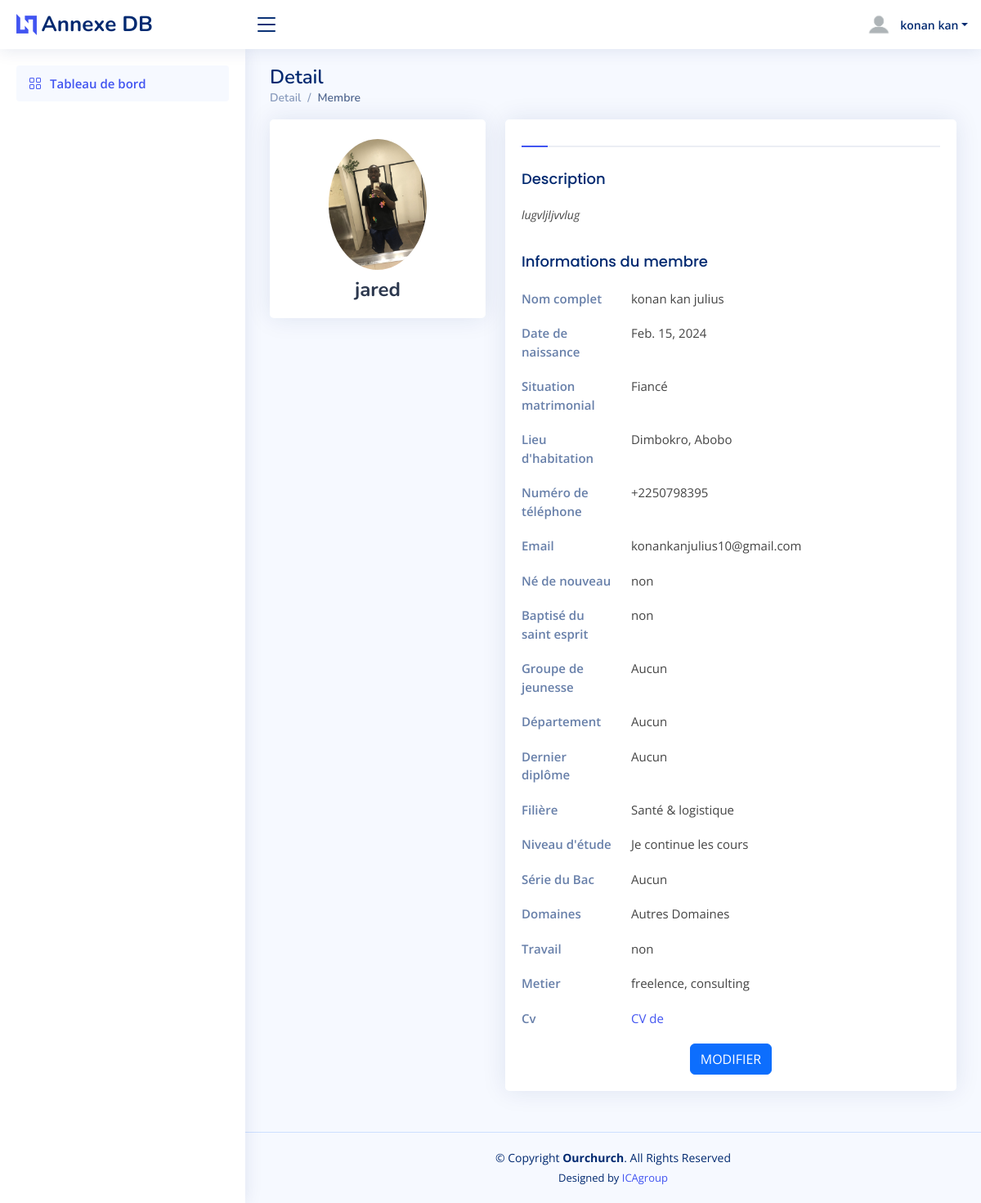
Screenshot of /detail (signed in) with the database file from the repository.
### comptes/models.py (models this page shows)
class professionnal(models.Model):
    user = models.ForeignKey(User ,null=True, blank=True, on_delete=models.CASCADE)
    working = models.CharField(max_length=3)
    jobs = models.CharField(max_length=80)
    jobs_description = models.TextField(blank=True, default=None)
    cv = models.FileField(upload_to='PDF/CV/', null=True)
    image_de_profil = models.ImageField(upload_to='Pictures/profil', null=True)

class Person(models.Model):
    user = models.ForeignKey(User ,null=True, blank=True, on_delete=models.CASCADE)
    birthday = models.DateField(auto_now=False, auto_now_add=False)
    living_town = models.CharField(max_length=50)
    commune = models.CharField(max_length=50)
    number = models.CharField(max_length=10)
    status = models.CharField(max_length=15)
    domaines = models.CharField(max_length=80)
    genre = models.CharField(max_length=10)

class spirit(models.Model):
    user = models.ForeignKey(User ,null=True, blank=True, on_delete=models.CASCADE)
    young_crue = models.CharField(max_length=15)
    department = models.CharField(max_length=50)
    water_baptem = models.CharField(max_length=3)
    spirit_baptem = models.CharField(max_length=3)

class scolaire(models.Model):
    user = models.ForeignKey(User ,null=True, blank=True, on_delete=models.CASCADE)
    school_level = models.CharField(max_length=50)
    last_diplom = models.CharField(max_length=50)
    type_bac = models.CharField(max_length=1)
    fields = models.CharField(max_length=200)

### comptes/views.py (the view)
# urls.py: path('detail',views.detail, name="detail"),
@login_required
def detail(request):
    info_persons = Person.objects.filter(user=request.user)
    info_spirits = spirit.objects.filter(user=request.user)
    info_scolaires = scolaire.objects.filter(user=request.user)
    info_professionnals = professionnal.objects.filter(user=request.user)
    context ={
        'info_persons': info_persons,
        'info_spirits': info_spirits,
        'info_scolaires': info_scolaires,
        'info_professionnals': info_professionnals,
    }
    return render(request, 'pages/detail.html',context)

### comptes/templates/pages/detail.html (shortened to what this page needs)
{% load static %}
{% include 'main/header/header.html' %}
<body>
    <header>
    {% include 'main/menu/menu_user.html' %}
    </header>
    <main id="main" class="main">
        <div class="pagetitle">
          <h1>Detail</h1>
          <nav>
            <ol class="breadcrumb">
              <li class="breadcrumb-item"><a href="{% url 'detail' %}">Detail</a></li>
              <li class="breadcrumb-item active">Membre</li>
            </ol>
          </nav>
        </div>
        <section class="section profile">
          <div class="row">
            <div class="col-xl-4">
                {% for info in info_professionnals  %}
                <div class="card">
                  <div class="card-body profile-card pt-4 d-flex flex-column align-items-center">
                    <img src="/media/{{info.image_de_profil}}" alt="photo-de-profil" class="rounded-circle">
                    <h2>{{user.username}}</h2>
                  </div>
                </div>
                {% endfor %}
            </div>
            <div class="col-xl-8">
              <div class="card">
                <div class="card-body pt-3">
                  <ul class="nav nav-tabs nav-tabs-bordered">
                    <li class="nav-item">
                      <button class="nav-link active" data-bs-toggle="tab" data-bs-target="#profile-overview"></button>
                    </li>
                    <li class="nav-item">
                      <button class="nav-link" data-bs-toggle="tab" data-bs-target="#profile-overview"></button>
                    </li>
                    <li class="nav-item">
                      <button class="nav-link" data-bs-toggle="tab" data-bs-target="#profile-overview"></button>
                    </li>
                    <li class="nav-item">
                      <button class="nav-link" data-bs-toggle="tab" data-bs-target="#profile-overview"></button>
                    </li>
                  </ul>
                  <div class="tab-content pt-2">
                    <div class="tab-pane fade show active profile-overview" id="profile-overview">
                      <h5 class="card-title">Description</h5>
                      {% for info in info_professionnals%}
                      <p class="small fst-italic">{{info.jobs_description}}</p>
                        {% endfor %}
                      <h5 class="card-title">Informations du membre</h5>
                      <div class="row">
                        <div class="col-lg-3 col-md-4 label ">Nom complet</div>
                        <div class="col-lg-9 col-md-8">{{user.last_name}} {{user.first_name}}</div>
                      </div>
                      {%for info in info_persons%}
                      <div class="row">
                        <div class="col-lg-3 col-md-4 label ">Date de naissance</div>
                        <div class="col-lg-9 col-md-8">{{info.birthday}}</div>
                      </div>
                      <div class="row">
                        <div class="col-lg-3 col-md-4 label ">Situation matrimonial</div>
                        <div class="col-lg-9 col-md-8">{{info.status}}</div>
                      </div>
                      <div class="row">
                        <div class="col-lg-3 col-md-4 label">Lieu d'habitation</div>
                        <div class="col-lg-9 col-md-8">{{info.living_town}}, {{info.commune}}</div>
                      </div>
                      <div class="row">
                        <div class="col-lg-3 col-md-4 label">Numéro de téléphone</div>
                        <div class="col-lg-9 col-md-8">{{info.number}}</div>
                      </div>
                      <div class="row">
                        <div class="col-lg-3 col-md-4 label">Email</div>
                        <div class="col-lg-9 col-md-8">{{user.email}}</div>
                      </div>
                      {% endfor %}
                      {% for info in info_spirits%}
                      <div class="row">
                        <div class="col-lg-3 col-md-4 label">Né de nouveau</div>
                        <div class="col-lg-9 col-md-8">{{info.water_baptem}}</div>
                      </div>
                      <div class="row">
                        <div class="col-lg-3 col-md-4 label">Baptisé du saint esprit</div>
                        <div class="col-lg-9 col-md-8">{{info.spirit_baptem}}</div>
                      </div>
                      <div class="row">
                        <div class="col-lg-3 col-md-4 label">Groupe de jeunesse</div>
                        <div class="col-lg-9 col-md-8">{{info.department}}</div>
                      </div>
                      <div class="row">
                        <div class="col-lg-3 col-md-4 label">Département</div>
                        <div class="col-lg-9 col-md-8">{{info.young_crue}} </div>
                      </div>
                      {% endfor %}
                      {% for info in info_scolaires%}
                      <div class="row">
                        <div class="col-lg-3 col-md-4 label">Dernier diplôme</div>
                        <div class="col-lg-9 col-md-8">{{info.last_diplom}}</div>
                      </div>
                      <div class="row">
                        <div class="col-lg-3 col-md-4 label">Filière</div>
                        <div class="col-lg-9 col-md-8">{{info.fields}}</div>
                      </div>
                      <div class="row">
                        <div class="col-lg-3 col-md-4 label">Niveau d'étude</div>
                        <div class="col-lg-9 col-md-8">{{info.school_level}} </div>
                      </div>
                      <div class="row">
                        <div class="col-lg-3 col-md-4 label">Série du Bac</div>
                        <div class="col-lg-9 col-md-8">{{info.type_bac}}</div>
                      </div>
                      {% endfor %}
                      {% for info in info_persons%}
                      <div class="row">
                        <div class="col-lg-3 col-md-4 label">Domaines</div>
                        <div class="col-lg-9 col-md-8">{{info.domaines}}</div>
                      </div>
                      {% endfor %}
                      {% for info in info_professionnals%}
                      <div class="row">
                        <div class="col-lg-3 col-md-4 label">Travail</div>
                        <div class="col-lg-9 col-md-8">{{info.working}} </div>
                      </div>
                      <div class="row">
                        <div class="col-lg-3 col-md-4 label">Metier</div>
                        <div class="col-lg-9 col-md-8">{{info.jobs}}</div>
                      </div>
                      <div class="row">
                        <div class="col-lg-3 col-md-4 label">Cv</div>
                        <div class="col-lg-9 col-md-8"><a href="/media/{{info.cv}}" target="_blank" >CV de {{user.name}}</a></div>
                      </div>
                      {% endfor %}
                      <div class="text-center">
                          {% for info in info_persons  %}
                          <a href="{% url 'update' info.id %}"> <button type="button" class="btn btn-primary">MODIFIER </button></a>
                          {% endfor %}
                       </div>
                    </div>
                  </div>
                </div>
              </div>
            </div>
          </div>
        </section>
      </main>
    <footer>
        {% include 'main/footer/footer.html' %}
    </footer>
</body>

### comptes/templates/main/menu/menu_user.html (shortened to what this page needs)
{% load static %}
<header id="header" class="header fixed-top d-flex align-items-center">
  <div class="d-flex align-items-center justify-content-between">
    <a href="{% url 'detail' %}" class="logo d-flex align-items-center">
      <img src="{% static 'assets/img/logo.png'%}" alt="">
      <span class="d-none d-lg-block">Annexe DB</span>
    </a>
    <i class="bi bi-list toggle-sidebar-btn"></i>
  </div>
  <nav class="header-nav ms-auto">
    <ul class="d-flex align-items-center">
      <li class="nav-item dropdown pe-3">
        <a class="nav-link nav-profile d-flex align-items-center pe-0" href="#" data-bs-toggle="dropdown">
          <img src="{% static 'assets/img/profil.png'%}" alt="Profile" class="rounded-circle">
          <span class="d-none d-md-block dropdown-toggle ps-2">{{user.last_name}}</span>
        </a>
      </li>
    </ul>
  </nav>
</header>
<aside id="sidebar" class="sidebar">
  <ul class="sidebar-nav" id="sidebar-nav">
    <li class="nav-item">
      <a class="nav-link " href="{% url 'detail'%}">
        <i class="bi bi-grid"></i>
        <span>Tableau de bord</span>
      </a>
    </li>
      </ul>
</aside>

### comptes/static/assets/css/style.css (style rules this page uses)
:root { scroll-behavior: smooth; }
body { font-family: "Open Sans", sans-serif; background: #f6f9ff; color: #444444; }
a { color: #4154f1; text-decoration: none; }
h1, h2, h3, h4, h5, h6 { font-family: "Nunito", sans-serif; }
#main { margin-top: 60px; padding: 20px 30px; transition: all 0.3s; }
.pagetitle { margin-bottom: 10px; }
.pagetitle h1 { font-size: 24px; margin-bottom: 0; font-weight: 600; color: #012970; }
.card { margin-bottom: 30px; border: none; border-radius: 5px; box-shadow: 0px 0 30px rgba(1, 41, 112, 0.1); }
.card-title { padding: 20px 0 15px 0; font-size: 18px; font-weight: 500; color: #012970; font-family: "Poppins", sans-serif; }
.card-body { padding: 0 20px 20px 20px; }
.breadcrumb { font-size: 14px; font-family: "Nunito", sans-serif; color: #899bbd; font-weight: 600; }
.breadcrumb a { color: #899bbd; transition: 0.3s; }
.breadcrumb .breadcrumb-item::before { color: #899bbd; }
.breadcrumb .active { color: #51678f; font-weight: 600; }
.nav-tabs-bordered { border-bottom: 2px solid #ebeef4; }
.nav-tabs-bordered .nav-link { margin-bottom: -2px; border: none; color: #2c384e; }
.nav-tabs-bordered .nav-link.active { background-color: #fff; color: #4154f1; border-bottom: 2px solid #4154f1; }
.logo { line-height: 1; }
@media (min-width: 1200px) { .logo { width: 280px; } }
.logo img { max-height: 26px; margin-right: 6px; }
.logo span { font-size: 26px; font-weight: 700; color: #012970; font-family: "Nunito", sans-serif; }
.header { transition: all 0.5s; z-index: 997; height: 60px; box-shadow: 0px 2px 20px rgba(1, 41, 112, 0.1); background-color: #fff; padding-left: 20px; }
.header .toggle-sidebar-btn { font-size: 32px; padding-left: 10px; cursor: pointer; color: #012970; }
.header-nav ul { list-style: none; }
.header-nav>ul { margin: 0; padding: 0; }
.header-nav .nav-profile { color: #012970; }
.header-nav .nav-profile img { max-height: 36px; }
.header-nav .nav-profile span { font-size: 14px; font-weight: 600; }
.sidebar { position: fixed; top: 60px; left: 0; bottom: 0; width: 300px; z-index: 996; transition: all 0.3s; padding: 20px; overflow-y: auto; scrollbar-width: thin; scrollbar-color: #aab7cf transparent; box-shadow: 0px 0px 20px rgba(1, 41, 112, 0.1); background-color: #fff; }
@media (min-width: 1200px) { #main, #footer { margin-left: 300px; } }
.sidebar-nav { padding: 0; margin: 0; list-style: none; }
.sidebar-nav li { padding: 0; margin: 0; list-style: none; }
.sidebar-nav .nav-item { margin-bottom: 5px; }
.sidebar-nav .nav-link { display: flex; align-items: center; font-size: 15px; font-weight: 600; color: #4154f1; transition: 0.3; background: #f6f9ff; padding: 10px 15px; border-radius: 4px; }
.sidebar-nav .nav-link i { font-size: 16px; margin-right: 10px; color: #4154f1; }
.profile .profile-card img { max-width: 120px; }
.profile .profile-card h2 { font-size: 24px; font-weight: 700; color: #2c384e; margin: 10px 0 0 0; }
.profile .profile-overview .row { margin-bottom: 20px; font-size: 15px; }
.profile .profile-overview .card-title { color: #012970; }
.profile .profile-overview .label { font-weight: 600; color: rgba(1, 41, 112, 0.6); }

### rows the page displays
professionnal: image_de_profil (picture), jobs_description "lugvljljvvlug", working "non", jobs "freelence, consulting"
Person: birthday "Feb. 15, 2024", status "Fiancé", living_town "Dimbokro", commune "Abobo", number "+2250798395", domaines "Autres Domaines"
spirit: water_baptem "non", spirit_baptem "non", department "Aucun", young_crue "Aucun"
scolaire: last_diplom "Aucun", fields "Santé & logistique", school_level "Je continue les cours", type_bac "Aucun"

### other values shown
{{ user.last_name }} "konan kan"
{{ user.username }} "jared"
{{ user.first_name }} "julius"
{{ user.email }} "konankanjulius10@gmail.com"
